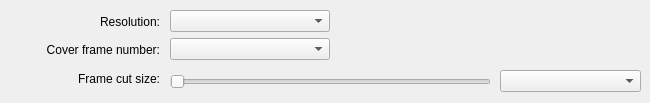
      <widget class="QWidget" name="tab_5">
       <attribute name="title">
        <string>Frame</string>
       </attribute>
       <widget class="QWidget" name="verticalLayoutWidget_5">
        <property name="geometry">
         <rect>
          <x>0</x>
          <y>10</y>
          <width>160</width>
          <height>80</height>
         </rect>
        </property>
        <layout class="QVBoxLayout" name="verticalLayout_6">
         <item>
          <widget class="QLabel" name="label_set3_text1">
           <property name="text">
            <string>Resolution:</string>
           </property>
           <property name="alignment">
            <set>Qt::AlignRight|Qt::AlignTrailing|Qt::AlignVCenter</set>
           </property>
          </widget>
         </item>
         <item>
          <widget class="QLabel" name="label_set3_text4">
           <property name="text">
            <string>Cover frame number:</string>
           </property>
           <property name="alignment">
            <set>Qt::AlignRight|Qt::AlignTrailing|Qt::AlignVCenter</set>
           </property>
          </widget>
         </item>
         <item>
          <widget class="QLabel" name="label_set2_text2">
           <property name="text">
            <string>Frame cut size:</string>
           </property>
           <property name="alignment">
            <set>Qt::AlignRight|Qt::AlignTrailing|Qt::AlignVCenter</set>
           </property>
          </widget>
         </item>
        </layout>
       </widget>
       <widget class="QWidget" name="verticalLayoutWidget_6">
        <property name="geometry">
         <rect>
          <x>170</x>
          <y>10</y>
          <width>160</width>
          <height>51</height>
         </rect>
        </property>
        <layout class="QVBoxLayout" name="verticalLayout_7">
         <item>
          <widget class="QComboBox" name="comboBox_encode_resolution"/>
         </item>
         <item>
          <widget class="QComboBox" name="comboBox_encode_frame_cover_number"/>
         </item>
        </layout>
       </widget>
       <widget class="QWidget" name="verticalLayoutWidget_7">
        <property name="geometry">
         <rect>
          <x>170</x>
          <y>70</y>
          <width>321</width>
          <height>24</height>
         </rect>
        </property>
        <layout class="QVBoxLayout" name="verticalLayout_9">
         <item>
          <widget class="QSlider" name="horizontalSlider_encode_frame_size_cut">
           <property name="maximum">
            <number>5</number>
           </property>
           <property name="singleStep">
            <number>0</number>
           </property>
           <property name="pageStep">
            <number>0</number>
           </property>
           <property name="orientation">
            <enum>Qt::Horizontal</enum>
           </property>
          </widget>
         </item>
        </layout>
       </widget>
       <widget class="QWidget" name="verticalLayoutWidget_8">
        <property name="geometry">
         <rect>
          <x>500</x>
          <y>70</y>
          <width>141</width>
          <height>23</height>
         </rect>
        </property>
        <layout class="QVBoxLayout" name="verticalLayout_10">
         <item>
          <widget class="QComboBox" name="comboBox_encode_frame_size_cut"/>
         </item>
        </layout>
       </widget>
      </widget>
